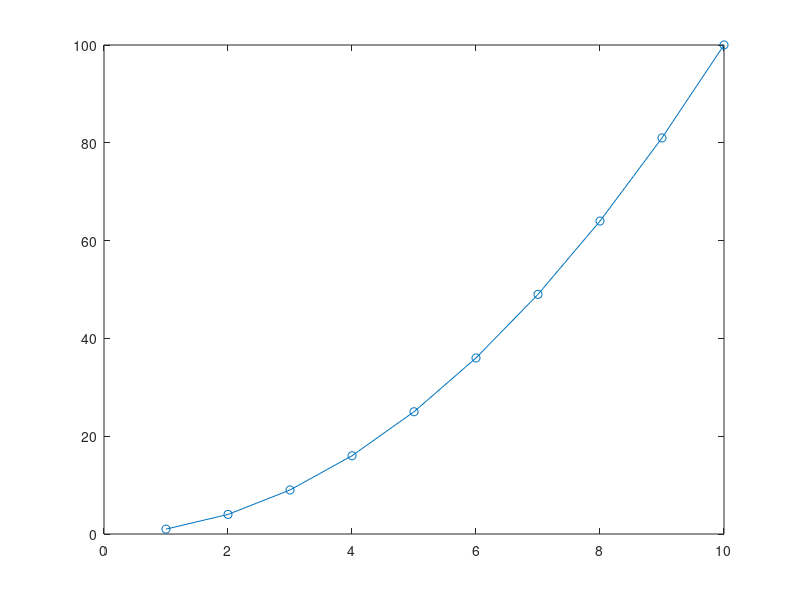

Source code (MATLAB):
%% Getting Started 
% This section serves as an introduction to the Matlab environment and
% programming language as well as to this tutorial. It describes how to 
% configure and start using Matlab, search for help, and how to perform 
% file input and output.
%
%% What is Matlab? 
% Matlab is a programming environment as well as a high level, interpreted,
% dynamically typed language, supporting functional, object oriented, and
% event driven paradigms. It is well suited for numerical computation,
% particularly computations involving matrix operations and linear algebra.
%
% Matlab has excellent support for data visualization and its concise and
% expressive syntax, as well as the plethora of predefined functions,
% results in a powerful environment excellent for rapid prototyping with
% minimal overhead. 
%
% Yet, Matlab is not just a scripting language for quick and dirty
% calculations. Recent versions have seen a dramatic increase for the
% support of large scale, highly structured code to rival C++, Java and the
% like. If you want the best of both worlds, Matlab's integrated java
% support lets you create and manipulate instances of java classes right in
% your Matlab programs. You can also call out to code written in C, C++,
% Perl, Fortran, or execute dos or unix system commands. Furthermore,
% Matlab code can be exported for use in Java, C, C++, and .Net programs,
% or as a stand alone application, mitigating its primary disadvantage
% - that it is not free. 
%
% As an interpreted language, some operations are slower than in a compiled
% language, particularly those involving loops. This too has improved in
% recent versions. In many cases, however, loops can be _vectorized_
% resulting in very quick code that invokes low level, highly optimized,
% _compiled_ functions from the Matlab library. When the most
% computationally expensive parts of your program can be written this way,
% the speed of Matlab code rivals that of compiled languages. 
% 
% Finally, with the addition of various toolkits, e.g. for Statistics,
% Bioinformatics, Optimization, or Image Processing, to name just a few,
% the Matlab environment can be extended for more specialized requirements.
%%
% Matlab(R) is a product of the The Mathworks(TM) company; for more general
% information, consult their website at <http://www.mathworks.com/>.
% 
%% Starting Matlab
% To launch Matlab double click on the Matlab icon or type *Matlab* at
% a command prompt. 
% You should get a display something like the one below
%%
% <html>
% <img src="matlab2008aStartup.png" height="600">
% </html>
%%
% You can immediately type things in to the command window
% and compute their value
1 + 1 % arithmetic
sqrt(pi) % more arithmetic
'foo' % a string
or(true, false) % a boolean value
randn(2,2) % a 2d real matrix
xs = 1:10; plot(xs, xs .^ 2, 'o-'); % a 1d plot 
%%
% We explain the built-in functions and data types in more detail below.
%%
% Typing *matlab -nojvm* starts Matlab  without the Java virtual machine, 
% significantly
% reducing memory requirements at the cost of reduced functionality. None
% of the Matlab desktop windows are available in this mode, except for the
% command window. Here is how it looks.
%%
% <<nojvm.png>>
%%
%% Variables
% We can create named memory locations to store data, called variables, very
% easily in Matlab. 
%%
myvar = 3
a   = 'hello'
f   = log10(100)
g   = 2^10 - 1
%%
% Variable names must begin with a character and can contain up to 63
% characters on most systems. 
%
% Matlab stands for "matrix laboratory", since it was originally
% designed as a front-end to various numerical linear algebra packages.
% Consequently it is easy to create vectors and matrices.
% For example,
%%
a = 1:3 % 1d vector
b = [1 2; 3 4] % 2d matrix
c = ones(2,2,2) % 3d array
%%
% We discuss matrices and vectors in
% much more detail <matrixOperations.html here>.
% 
% In Matlab, scalars are really matrices of size 1x1. The basic 'scalar'
% types are double (real), char, and logical (boolean), although a number of
% (infrequently used) integer types also exist. 
% The 'container' types are:
%  <matrixOperations.html numeric or logical arrays (matrices)>,
% <dataStructures.html#cellArrays cell arrays>,
% <dataStructures.html#structs structures>,
% and <objectOriented.html objects>.
% 
%%
% Since Matlab is a dynamically typed language, we do not predefine the
% type of data we will store in a particular variable and can overwrite
% data of one type with data of another. Notice that the variable g,
% currently holds the number 1023. We will now assign it the following
% string. 
g = 'does this really work?'
%%
% You can save all of the variables in a workspace to a file by typing
% *save filename* at the command prompt and reload them again with *load
% filename*. 
%% Workspace
% To see which variables you have defined, and what their size and type is,
% type *whos*
whos
%%
% Alternatively, you can use a convenient graphical window called the workspace
% (see below). If
% it is not already visible, you can bring it up by typing *workspace* at
% the command prompt or by going to the desktop drop down menu.  You can
% then drag and place it wherever it is convenient. 
%%
% <<workspace.png>>
%%
% You can clear all the variables using
clear all
%% Command Window
% You have already seen how to type expressions or commands
% into the command window. If you do not
% add a semicolon at the end of your commands, the return value will be
% displayed, otherwise the expression will be silently evaluated.
% For example, compare
a = ones(2,2)
%%
% to this
a = ones(2,2); % nothing is displayed  
%%
% The last typed command can be retrieved by selecting the command window
% and pressing the _up arrow key_ on your keyboard. Pressing it several
% times scrolls you backwards through the history of typed commands. By
% first typing in part of the command before pressing the up arrow, only
% those statements that began with the typed text are displayed. 
%%
% Furthermore, you can invoke Matlab's autocomplete feature by typing part
% of a command or function and pressing tab. A number of suggested options
% will appear. The same is true when editing files.
%
%% Help
% One of Matlab's best features is its extensive library of help files.
% There are far too many built in functions to memorize and even if you
% remember the name, the exact syntax might allude you. You can bring up
% the help navigator by going to Desktop -> Help or search right from the
% command window. Typing *help functionname* at the command prompt displays
% that function's documentation as text in the command window, whereas *doc functionname*
% brings this up in the help window (this is usually preferable).
%
%%
% <html>
% <img src="helpEig.png" height="600">
% </html>
%%
% You can look for functions which contain a specified string in the first
% line of their documentation (see <writingFunctions.html#comments here>
% for details) using *lookfor string*, as in this example.
%%
lookfor quadratic
%%
%% Using this Guide
% This tutorial so broken into several small chapters, which are themselves
% composed of a number of subsections. For the most part, the chapters are
% self contained and can be read in isolation as needed. As the code for
% the examples is embedded right into the document, it may be advantageous
% to open the tutorial in the Matlab web browser so that you can try out
% the examples as you read. 
% Just type something like
% *web yagtom.googlecode.com*
% at the command prompt. You can then click on 'Desktop -> dock browser'
% so the browser will appear inside the matlab <editor.html editor> as illustrated below.
%%
% <html>
% <img src="matlabTutorialBrowser.png" height="500">
% </html>
%%
% You can execute code by highlighting it on the
% web page and pressing *F9*. The statements are processed as though they
% were typed one at a time in the command window. 
% Or you can cut and paste between different windows.
% Note that some of the examples use functions or data that
% are not built-in to matlab.
% These can be download here: <http://code.google.com/p/yagtom/downloads/list>.
% You should unzip these in some directory,
% and then add them to your matlab path by typing
% something like
addpath(genpath('C:\matlabTutorial\mfiles'))
%%
% Click <files.html#MatlabPath here> for more details on the matlab path.
%% Other Matlab resources
% There are many other resources related to Matlab.
% We list some of them below.
%%
% <html>
% <ul>
% <li> 
% <a
% href="http://www.mathworks.com/access/helpdesk/help/pdf_doc/matlab/getstart.pdf">
% Getting started in Matlab</a>, the official 260 page  guide.
% <li> 
% <a
% href="http://www.mathworks.com/academia/student_center/tutorials/launchpad.html">
% official links to other tutorials</a>
% <li> <a href="http://www.mathworks.com/matlabcentral">matlab central</a>, source of
% free software, of variable quality.
% <li> <a href="http://www.mathworks.com/matlabcentral/newsreader"> matlab
% newsgroup</a>, 
% a place where you can post questions and people may answer them for you.
% </ul>
% </html>
